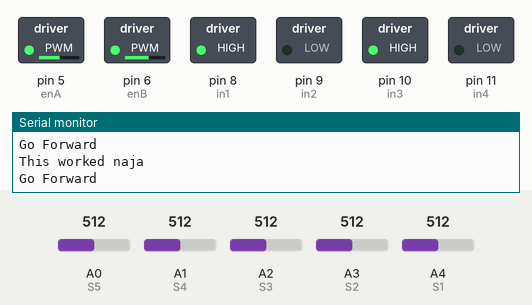
This sketch was run on a simulated Arduino Uno, built with avr-gcc and run on an emulated ATmega328P. On the bench: switched loads named in the sketch (green lamp = pin HIGH), the last lines printed to the serial monitor. Dashed ring = blinking. The test bench sets the inputs (shaded band); at power-on: A0 (S5) = 512, A1 (S4) = 512, A3 (S2) = 512, A4 (S1) = 512, A2 (S3) = 512.

Above: at 1.2 s.
1.3 s: A0 (S5) set to 490
4.3 s: A1 (S4) set to 490
At 5.0 s:
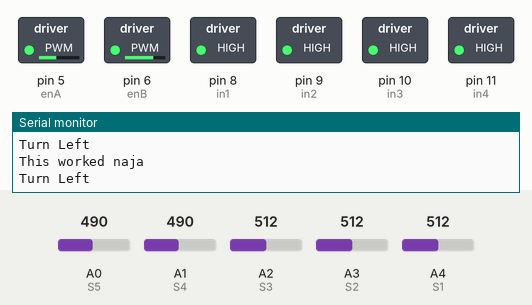
7.3 s: A3 (S2) set to 484
At 8.1 s:
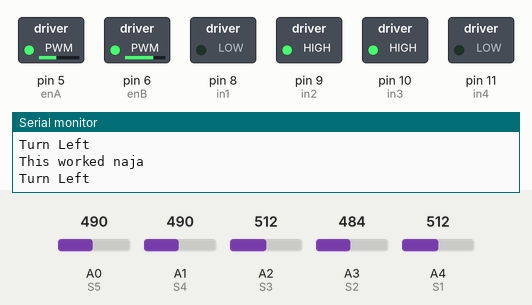
10.3 s: A3 (S2) set to 510
At 12.7 s:
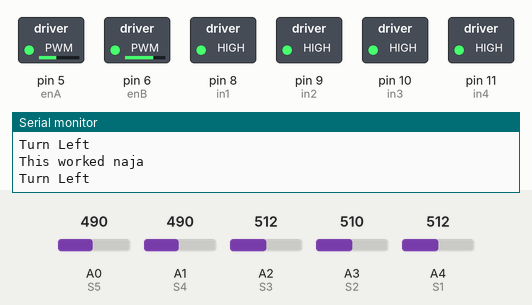
13.3 s: A3 (S2) set to 490
At 14.5 s:
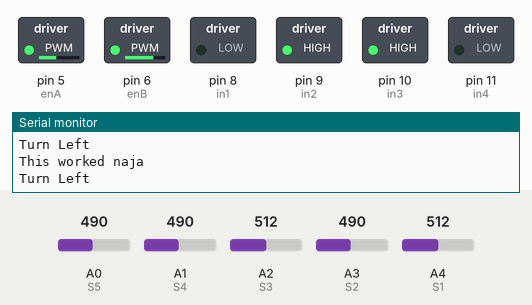
14.8 s: A4 (S1) set to 484
At 15.8 s:
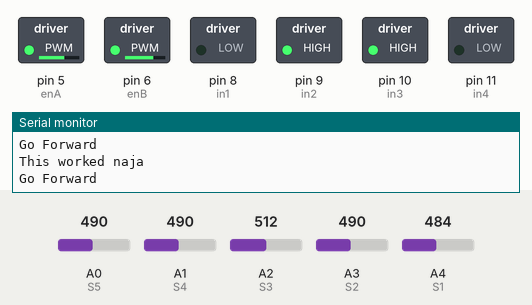
Timing chart, 0 to 17.8 s (numbered marks = the images above; inputs shaded):
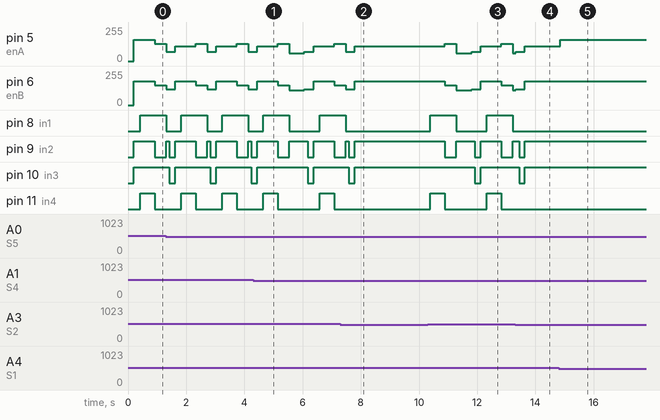

Measured:
- the behaviour switches between 501 and 500 on A3 (S2) (found by bisection; images 1 and 2)
- the behaviour switches between 501 and 500 on A4 (S1) (found by bisection; images 4 and 5)
- after the input at 4.3 s, pin 11 (in4): LOW → HIGH after 2.3 s, → LOW 0.50 s later
- after the input at 7.3 s, pin 8 (in1): goes on until 7.5 s, then stays LOW; pin 11 (in4): stays LOW (without the input it goes to HIGH after 1.2 s)
- after the input at 10.3 s, pin 5 (enA): 110/255 → 130/255 after 0.58 s, → 60/255 0.40 s later, → 70/255 0.52 s later, → 110/255 0.31 s later, … (6 changes in this stretch); pin 6 (enB): 180/255 → 150/255 after 0.58 s, → 110/255 0.40 s later, → 120/255 0.52 s later, → 180/255 0.31 s later, … (6 changes in this stretch)
- after the input at 13.3 s, pin 8 (in1), pin 11 (in4): stays LOW (without the input it goes to HIGH after 0.97 s)
- after the input at 14.8 s, pin 5 (enA): 110/255 → 160/255 after 0.05 s
- by itself, pin 11 (in4): alternates HIGH for 0.50 s and LOW for 0.91 s

The sketch:

RobotCarHardCode20251010164606.ino
```cpp
#define echo 12
#define trig 13

#define enA 5
#define in1 8
#define in2 9
#define enB 6
#define in3 10
#define in4 11

#define S1 A4
#define S2 A3
#define S3 A2
#define S4 A1
#define S5 A0

int blackValue = 500;
#define North 0
#define East 1
#define South 2
#define West 3

#define ROWS 6
#define COLS 6

int sensorValues[5];
int sensorBlack[5] = { 0, 0, 0, 0, 0 };

#define startX 0
#define startY 5

int duration, distance;

int grid[ROWS][COLS] = {
  // 0 = CrossLines, 1 = start, 2 = blackBoxs , 3 = Checkpoint , R = Robot, 4 = Orange Box
  { 0, 0, 0, 0, 0, 3 },
  { 0, 0, 0, 0, 0, 0 },
  { 0, 2, 4, 0, 0, 0 },
  { 0, 0, 0, 0, 2, 0 },
  { 0, 0, 0, 0, 0, 0 },
  { 1, 0, 0, 0, 0, 0 },
};

bool onCross = true;

struct Cordinate {
  int x;
  int y;
  int direction;
};

#define leftSpeed 180
#define rightSpeed 160

Cordinate position = { startX, startY, North };

const int DX[4] = { 0, 1, 0, -1 };
const int DY[4] = { 1, 0, -1, 0 };
bool visitedDFS[ROWS][COLS];
int planDirs[ROWS * COLS];  // absolute dir per step (0..3)
int planLen = 0;
int caseNum = 1;

void setup() {
  pinMode(enA, OUTPUT);
  pinMode(in1, OUTPUT);
  pinMode(in2, OUTPUT);
  pinMode(enB, OUTPUT);
  pinMode(in3, OUTPUT);
  pinMode(in4, OUTPUT);
  pinMode(S1, INPUT);
  pinMode(S2, INPUT);
  pinMode(S3, INPUT);
  pinMode(S4, INPUT);
  pinMode(S5, INPUT);
  pinMode(echo, INPUT);   //สั่งให้ขา echo ใช้งานเป็น input
  pinMode(trig, OUTPUT);  //สั่งให้ขา trig ใช้งานเป็น output
  Serial.begin(9600);

  // caseNum = 1;
  // caseDefine();
}

void loop() {
  // // ForwardRight(200);
  // // BackwardLeft(200);

  readSensor();
  for (int i = 0; i < 5; i++) {
    Serial.print(sensorValues[i]);
    Serial.print("\t");
  }
  Serial.println("");
  delay(200);

  // // Forward(150, 100);
  // if (RobotOnCross() == 1) {
  //   highBreak();
  //   delay(1000);
  //   Forward(leftSpeed, rightSpeed);
  //   delay(500);
  //   Serial.println("onCross");
  // } else {
  //   Forward(leftSpeed, rightSpeed);
  // }
  followOneCell();
  turnRight();

  // ForwardRight(100);
  // ForwardLeft(100);
  // delay(500);

}


// FUNCTIONABLE FUNCTIONNNNNNNN

void caseDefine(){
  switch (caseNum) {
  case 1: // s r s s s l s s s r s s l s no box
    if (ultraSonic() > 2 && ultraSonic() < 30) {
      turnRight();
      followOneCell();
      turnLeft();
      followOneCell();
      turnRight();
    }
    else {
      followOneCell();
      turnRight();
      followOneCell();
    }
    followOneCell();
    followOneCell();
    turnLeft();
    followOneCell();
    followOneCell();
    followOneCell();
    turnRight();
    followOneCell();
    if (ultraSonic() > 2 && ultraSonic() < 30) {
      turnLeft();
      followOneCell();
      turnRight();
      followOneCell();
      caseNum = 11;
      caseDefine();
      break;
    }
    else {
      followOneCell();
      turnLeft();
      followOneCell();
      caseNum = 10;
      caseDefine();
      break;
    }
  case 10: //back to start 1 no box:a s r s s s l push s s s r s s s l s
    turnAround();
    followOneCell();
    turnRight();
    followOneCell();
    followOneCell();
    followOneCell();
    turnLeft();
    pushOrangebox();
    followOneCell();
    followOneCell();
    followOneCell();
    turnRight();
    followOneCell();
    followOneCell();
    turnLeft();
    if (ultraSonic() > 2 && ultraSonic() < 30){
      turnRight();
      followOneCell();
      turnLeft();
      followOneCell();
      break;
    }
    else {
      followOneCell();
      turnRight();
      followOneCell();
      break;
    }
  case 11:
    turnAround();
    followOneCell();
    turnLeft();
    followOneCell();
    turnRight();
    followOneCell();
    followOneCell();
    turnLeft();
    pushOrangebox();
    followOneCell();
    followOneCell();
    followOneCell();
    turnRight();
    followOneCell();
    followOneCell();
    turnLeft();
    if (ultraSonic() > 2 && ultraSonic() < 30){
      turnRight();
      followOneCell();
      turnLeft();
      followOneCell();
      break;
    }
    else {
      followOneCell();
      turnRight();
      followOneCell();
      break;
    }
    break;
  }
}

void pushOrangebox(){ //s l s / r s s / r s s / r s r / s s r / s l s / l s s / l s r / s r s / r
  followOneCell();
  turnLeft();
  followOneCell();

  turnRight();
  followOneCell();
  followOneCell();

  turnRight();
  followOneCell();
  followOneCell();

  turnRight();
  followOneCell();
  turnRight();

  followOneCell();
  followOneCell();
  turnRight();

  followOneCell();
  turnLeft();
  followOneCell();

  turnLeft();
  followOneCell();
  followOneCell();

  turnLeft();
  followOneCell();
  turnRight();

  followOneCell();
  turnRight();
  followOneCell();

  turnRight();
}

void followOneCell() {
  // leave the current node slightly so we don't retrigger immediately
  unsigned long t0 = millis();
  while (millis() - t0 < 200) {
    Forward(leftSpeed, rightSpeed);
  }
  while (RobotOnCross() == 0) {
    Forward(leftSpeed, rightSpeed);
    delay(80);
    highBreak();

  }

  changePosition();
  while (millis() - t0 < 200) {
    Forward(leftSpeed, rightSpeed);
  }
  highBreak();
  delay(500);
}


int ultraSonic() {
  digitalWrite(trig, LOW);
  delayMicroseconds(5);
  digitalWrite(trig, HIGH);
  delayMicroseconds(5);
  digitalWrite(trig, LOW);  //ใช้งานขา trig

  duration = pulseIn(echo, HIGH);  //อ่านค่าของ echo เป็น microseconds แล้วนำมาหารให้เป็น centimeters
  distance = duration / 48.25;     //คำนวณหาค่า centimeters
  Serial.print(distance);          //แสดงค่าระยะเป็น centimeters
  Serial.print(" cm\n");
  return distance;
}

int RobotOnCross() {
  static unsigned long lastTime = 0;
  unsigned long now = millis();
  if (now - lastTime < 300) return 0;  //FIX THIS

  readSensor();
  int count = 0;
  for (int i = 0; i < 5; i++) {
    if (sensorValues[i] > blackValue) {
      sensorBlack[i] = 1;
    } else {
      sensorBlack[i] = 0;
    }
    if (sensorBlack[i] == 1) {
      count++;
    }
  }
  if (count >= 3) {
    return 1;
  } else return 0;
}


void Forward(int SpeedL, int SpeedR) {
  readSensor();
  Serial.println("This worked naja");
  int weight = 0;
  for (int i = 0; i < 5; i++) {
    sensorBlack[i] = (sensorValues[i] > blackValue) ? 1 : 0;
  }
  for (int i = 0; i < 5; i++) {
    if (sensorBlack[i] > 0) {
      weight += (i * 1000) - 2000;
    }
    sensorBlack[i] = 0;
  }
  if (weight > 0) {
    ForwardRight(SpeedR);
    ForwardLeft(SpeedL - 50);
    Serial.println("Turn Right");
  } else if (weight < 0) {
    ForwardRight(SpeedR - 50);
    ForwardLeft(SpeedL);
    Serial.println("Turn Left");
  } else {
    ForwardRight(SpeedR);
    ForwardLeft(SpeedL);
    Serial.println("Go Forward");
  }
}

void snapToLine() {  //ใส่หลังจาก Turn
  unsigned long t0 = millis();
  while (millis() - t0 < 500) {
    readSensor();
    int b0 = (sensorValues[0] > blackValue);
    int b1 = (sensorValues[1] > blackValue);
    int b2 = (sensorValues[2] > blackValue);
    int b3 = (sensorValues[3] > blackValue);
    int b4 = (sensorValues[4] > blackValue);
    if (b2 && (b1 == b3)) break;
    Forward(110, 110);
  }
  Forward(120, 120);
  delay(100);
  lowBreak();
}

void turnLeft() {
  position.direction = (position.direction + 3) % 4;
  BackwardLeft(150);
  ForwardRight(130);
  delay(600);
  snapToLine();
}

void turnRight() {
  position.direction = (position.direction + 1) % 4;
  ForwardLeft(150);
  BackwardRight(130);
  delay(400);
  snapToLine();
}

void turnAround() {
  position.direction = (position.direction + 2) % 4;
  ForwardLeft(150);
  BackwardRight(130);
  delay(1200);
  snapToLine();
}

void changePosition() {
  if (position.direction == North) position.y++;
  else if (position.direction == South) position.y--;
  else if (position.direction == East) position.x++;
  else if (position.direction == West) position.x--;
}
void showGridInt(const int grid[ROWS][COLS]) {
  for (int y = 0; y < ROWS; y++) {
    for (int x = 0; x < COLS; x++) {
      Serial.print(grid[y][x]);
      Serial.print('\t');
    }
    Serial.println();
  }
}

bool inBounds(int x, int y) {
  return x >= 0 && x < COLS && y >= 0 && y < ROWS;
}

// Return true when goal reached; push dirs while unwinding
bool dfsPlan(int x, int y) {
  if (grid[y][x] == 3) return true;  // at goal

  visitedDFS[y][x] = true;

  for (int dir = 0; dir < 4; dir++) {
    int nx = x + DX[dir];
    int ny = y + DY[dir];

    if (!inBounds(nx, ny)) continue;
    if (visitedDFS[ny][nx]) continue;
    // walkable: 1 or 3 (goal). Skip 2 (blocked) and 0 (empty).
    int cell = grid[ny][nx];
    if (!(cell == 1 || cell == 3)) continue;

    if (dfsPlan(nx, ny)) {
      planDirs[planLen++] = dir;  // record absolute direction used to go x,y -> nx,ny
      return true;
    }
  }
  return false;  // dead end
}

bool buildDFSPlan(int sx, int sy) {
  for (int y = 0; y < ROWS; y++)
    for (int x = 0; x < COLS; x++) visitedDFS[y][x] = false;
  planLen = 0;

  // Find goal (first '3')
  int gx = -1, gy = -1;
  for (int y = 0; y < ROWS; y++)
    for (int x = 0; x < COLS; x++)
      if (grid[y][x] == 3) {
        gx = x;
        gy = y;
      }

  if (gx == -1) {
    Serial.println("No checkpoint (3) in grid");
    return false;
  }

  // Run DFS from start; directions will be pushed in reverse
  if (!dfsPlan(sx, sy)) {
    Serial.println("DFS: no path");
    return false;
  }

  // Reverse to make it start->goal order
  for (int i = 0; i < planLen / 2; i++) {
    int t = planDirs[i];
    planDirs[i] = planDirs[planLen - 1 - i];
    planDirs[planLen - 1 - i] = t;
  }

  Serial.print("DFS plan len=");
  Serial.println(planLen);
  Serial.print("Dirs (0=N,1=E,2=S,3=W): ");
  for (int i = 0; i < planLen; i++) {
    Serial.print(planDirs[i]);
    Serial.print(' ');
  }
  Serial.println();
  return true;
}

void executePlan() {
  for (int i = 0; i < planLen; i++) {
    int desired = planDirs[i];                          // absolute dir for next step
    int diff = (desired - position.direction + 4) % 4;  // 0=fwd,1=right,2=U,3=left
    if (diff == 1) turnRight();
    else if (diff == 3) turnLeft();
    else if (diff == 2) turnAround();

    followOneCell();
  }
  Serial.println("Yippee");
  lowBreak();
}

void Backward(int SpeedL, int SpeedR) {
  BackwardLeft(SpeedL);
  BackwardRight(SpeedR);
}
void readSensor() {
  sensorValues[0] = analogRead(S1);
  sensorValues[1] = analogRead(S2);
  sensorValues[2] = analogRead(S3);
  sensorValues[3] = analogRead(S4);
  sensorValues[4] = analogRead(S5);
}

void ForwardRight(int Speed) {
  //motor 1
  digitalWrite(in1, LOW);
  digitalWrite(in2, HIGH);
  analogWrite(enA, Speed);
}

void BackwardRight(int Speed) {
  //motor 1
  digitalWrite(in1, HIGH);
  digitalWrite(in2, LOW);
  analogWrite(enA, Speed);
}

void BackwardLeft(int Speed) {
  digitalWrite(in3, LOW);
  digitalWrite(in4, HIGH);
  analogWrite(enB, Speed);
}

void ForwardLeft(int Speed) {
  digitalWrite(in3, HIGH);
  digitalWrite(in4, LOW);
  analogWrite(enB, Speed);
}

void lowBreak() {
  digitalWrite(in1, LOW);
  digitalWrite(in2, LOW);
  digitalWrite(in3, LOW);
  digitalWrite(in4, LOW);
}

void highBreak() {
  digitalWrite(in1, HIGH);
  digitalWrite(in2, HIGH);
  digitalWrite(in3, HIGH);
  digitalWrite(in4, HIGH);
}
```
